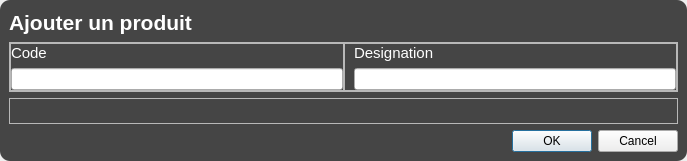
<?xml version="1.0" encoding="UTF-8"?>
<ui version="4.0">
 <class>AddProductDialog</class>
 <widget class="QDialog" name="AddProductDialog">
  <property name="geometry">
   <rect>
    <x>0</x>
    <y>0</y>
    <width>687</width>
    <height>161</height>
   </rect>
  </property>
  <property name="windowTitle">
   <string>Dialog</string>
  </property>
  <property name="styleSheet">
   <string notr="true"/>
  </property>
  <layout class="QVBoxLayout" name="verticalLayout">
   <property name="spacing">
    <number>0</number>
   </property>
   <property name="leftMargin">
    <number>0</number>
   </property>
   <property name="topMargin">
    <number>0</number>
   </property>
   <property name="rightMargin">
    <number>0</number>
   </property>
   <property name="bottomMargin">
    <number>0</number>
   </property>
   <item>
    <widget class="QFrame" name="dialog_content">
     <property name="styleSheet">
      <string notr="true">#dialog_content {background-color: #454545; border-radius: 10px} QLabel { color: #ffffff }</string>
     </property>
     <property name="frameShape">
      <enum>QFrame::StyledPanel</enum>
     </property>
     <property name="frameShadow">
      <enum>QFrame::Raised</enum>
     </property>
     <layout class="QVBoxLayout" name="verticalLayout_2">
      <item>
       <widget class="QLabel" name="title">
        <property name="maximumSize">
         <size>
          <width>16777215</width>
          <height>30</height>
         </size>
        </property>
        <property name="font">
         <font>
          <family>Arial</family>
          <pointsize>16</pointsize>
          <weight>75</weight>
          <bold>true</bold>
         </font>
        </property>
        <property name="text">
         <string>Ajouter un produit</string>
        </property>
       </widget>
      </item>
      <item>
       <widget class="QFrame" name="row">
        <property name="maximumSize">
         <size>
          <width>16777215</width>
          <height>60</height>
         </size>
        </property>
        <property name="frameShape">
         <enum>QFrame::StyledPanel</enum>
        </property>
        <property name="frameShadow">
         <enum>QFrame::Raised</enum>
        </property>
        <layout class="QHBoxLayout" name="horizontalLayout">
         <property name="spacing">
          <number>0</number>
         </property>
         <property name="leftMargin">
          <number>0</number>
         </property>
         <property name="topMargin">
          <number>0</number>
         </property>
         <property name="rightMargin">
          <number>0</number>
         </property>
         <property name="bottomMargin">
          <number>0</number>
         </property>
         <item>
          <widget class="QFrame" name="col">
           <property name="frameShape">
            <enum>QFrame::StyledPanel</enum>
           </property>
           <property name="frameShadow">
            <enum>QFrame::Raised</enum>
           </property>
           <layout class="QVBoxLayout" name="verticalLayout_4">
            <property name="spacing">
             <number>6</number>
            </property>
            <property name="leftMargin">
             <number>0</number>
            </property>
            <property name="topMargin">
             <number>0</number>
            </property>
            <property name="rightMargin">
             <number>0</number>
            </property>
            <property name="bottomMargin">
             <number>0</number>
            </property>
            <item>
             <widget class="QLabel" name="label">
              <property name="font">
               <font>
                <family>Arial</family>
                <pointsize>11</pointsize>
               </font>
              </property>
              <property name="text">
               <string>Code</string>
              </property>
             </widget>
            </item>
            <item>
             <widget class="LineEdit" name="LineEdit"/>
            </item>
           </layout>
          </widget>
         </item>
         <item>
          <widget class="QFrame" name="col_2">
           <property name="frameShape">
            <enum>QFrame::StyledPanel</enum>
           </property>
           <property name="frameShadow">
            <enum>QFrame::Raised</enum>
           </property>
           <layout class="QVBoxLayout" name="verticalLayout_3">
            <property name="spacing">
             <number>6</number>
            </property>
            <property name="topMargin">
             <number>0</number>
            </property>
            <property name="rightMargin">
             <number>0</number>
            </property>
            <property name="bottomMargin">
             <number>0</number>
            </property>
            <item>
             <widget class="QLabel" name="label_2">
              <property name="font">
               <font>
                <family>Arial</family>
                <pointsize>11</pointsize>
               </font>
              </property>
              <property name="text">
               <string>Designation</string>
              </property>
             </widget>
            </item>
            <item>
             <widget class="LineEdit" name="LineEdit_2"/>
            </item>
           </layout>
          </widget>
         </item>
        </layout>
       </widget>
      </item>
      <item>
       <widget class="QFrame" name="row_2">
        <property name="frameShape">
         <enum>QFrame::StyledPanel</enum>
        </property>
        <property name="frameShadow">
         <enum>QFrame::Raised</enum>
        </property>
       </widget>
      </item>
      <item>
       <widget class="QDialogButtonBox" name="buttonBox">
        <property name="orientation">
         <enum>Qt::Horizontal</enum>
        </property>
        <property name="standardButtons">
         <set>QDialogButtonBox::Cancel|QDialogButtonBox::Ok</set>
        </property>
       </widget>
      </item>
     </layout>
    </widget>
   </item>
  </layout>
 </widget>
 <customwidgets>
  <customwidget>
   <class>LineEdit</class>
   <extends>QLineEdit</extends>
   <header>qfluentwidgets</header>
  </customwidget>
 </customwidgets>
 <resources/>
 <connections>
  <connection>
   <sender>buttonBox</sender>
   <signal>accepted()</signal>
   <receiver>AddProductDialog</receiver>
   <slot>accept()</slot>
   <hints>
    <hint type="sourcelabel">
     <x>248</x>
     <y>254</y>
    </hint>
    <hint type="destinationlabel">
     <x>157</x>
     <y>274</y>
    </hint>
   </hints>
  </connection>
  <connection>
   <sender>buttonBox</sender>
   <signal>rejected()</signal>
   <receiver>AddProductDialog</receiver>
   <slot>reject()</slot>
   <hints>
    <hint type="sourcelabel">
     <x>316</x>
     <y>260</y>
    </hint>
    <hint type="destinationlabel">
     <x>286</x>
     <y>274</y>
    </hint>
   </hints>
  </connection>
 </connections>
</ui>
